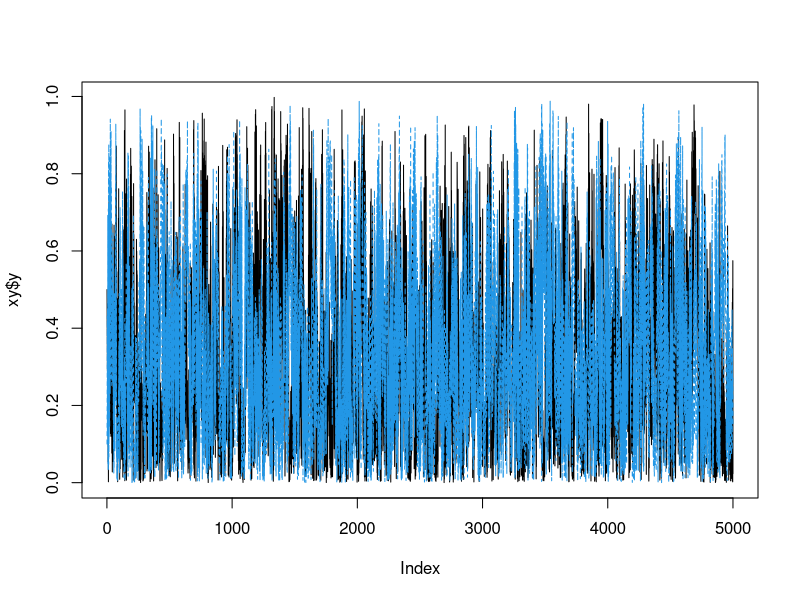
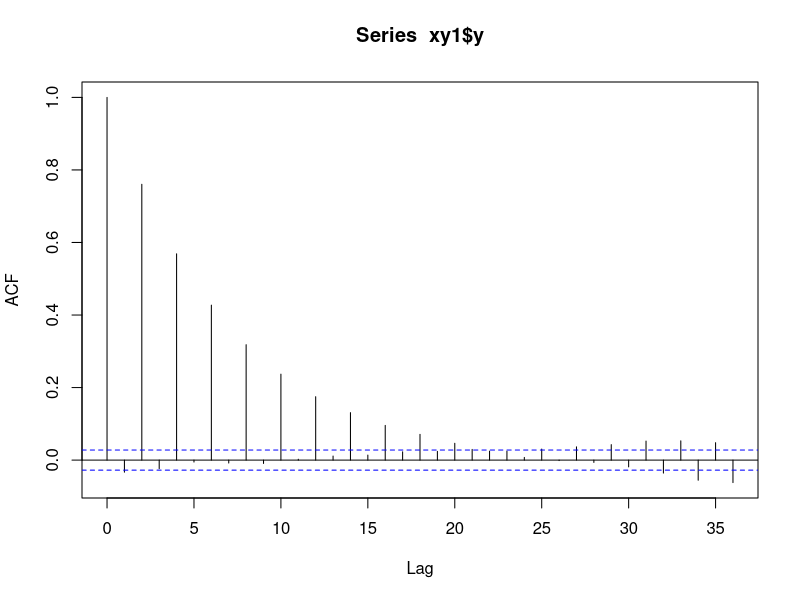

These figures' R source, in order:
#####gibbs sampler -----

n=10
niter=5000
a=1
b=2
xy=data.frame(x=rep(NA,niter),y=rep(NA,niter)) 
xy$y[1] = 0.5
xy$x[1] =rbinom(1, n, xy$y[1])
xy1=data.frame(x=rep(NA,niter),y=rep(NA,niter)) 
xy1$y[1] = 0.1
xy1$x[1] =rbinom(1, n, xy1$y[1])
for(i in 2:niter){
  xy$y[i]=rbeta(1,(xy$x[(i-1)]+a), (n-xy$x[(i-1)]+ b)) 
  xy$x[i]=rbinom (1,n,xy$y[(i-1)])
  xy1$y[i]=rbeta(1,(xy1$x[(i-1)]+a), (n-xy1$x[(i-1)]+ b)) 
  xy1$x[i]=rbinom (1,n,xy1$y[(i-1)])
}
plot(xy$y,type="l")
lines(xy1$y,col=4,lty=2)
acf(xy1$y)
library(coda)
yy<-as.mcmc.list(list(as.mcmc(xy$y),as.mcmc(xy1$y)))

gelman.diag(yy)